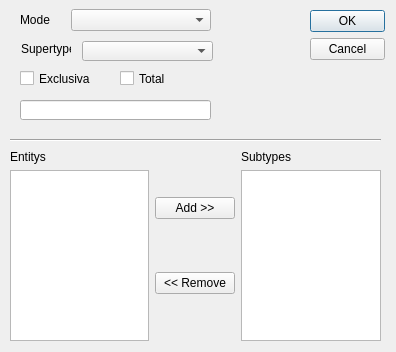
<?xml version="1.0" encoding="UTF-8"?>
<ui version="4.0">
 <class>HierarchyDialog</class>
 <widget class="QWidget" name="HierarchyDialog">
  <property name="geometry">
   <rect>
    <x>0</x>
    <y>0</y>
    <width>396</width>
    <height>352</height>
   </rect>
  </property>
  <property name="windowTitle">
   <string>Hierarchy creation</string>
  </property>
  <widget class="QDialogButtonBox" name="buttonBox">
   <property name="geometry">
    <rect>
     <x>310</x>
     <y>10</y>
     <width>75</width>
     <height>76</height>
    </rect>
   </property>
   <property name="orientation">
    <enum>Qt::Vertical</enum>
   </property>
   <property name="standardButtons">
    <set>QDialogButtonBox::Cancel|QDialogButtonBox::Ok</set>
   </property>
  </widget>
  <widget class="QLineEdit" name="lineEdit">
   <property name="geometry">
    <rect>
     <x>20</x>
     <y>100</y>
     <width>191</width>
     <height>20</height>
    </rect>
   </property>
  </widget>
  <widget class="Line" name="line">
   <property name="geometry">
    <rect>
     <x>10</x>
     <y>130</y>
     <width>371</width>
     <height>20</height>
    </rect>
   </property>
   <property name="orientation">
    <enum>Qt::Horizontal</enum>
   </property>
  </widget>
  <widget class="QCheckBox" name="totalBool">
   <property name="geometry">
    <rect>
     <x>120</x>
     <y>70</y>
     <width>91</width>
     <height>17</height>
    </rect>
   </property>
   <property name="text">
    <string>Total</string>
   </property>
  </widget>
  <widget class="QComboBox" name="sup">
   <property name="geometry">
    <rect>
     <x>82</x>
     <y>41</y>
     <width>131</width>
     <height>20</height>
    </rect>
   </property>
   <property name="insertPolicy">
    <enum>QComboBox::InsertAlphabetically</enum>
   </property>
  </widget>
  <widget class="QLabel" name="label">
   <property name="geometry">
    <rect>
     <x>21</x>
     <y>41</y>
     <width>50</width>
     <height>16</height>
    </rect>
   </property>
   <property name="text">
    <string>Supertype</string>
   </property>
  </widget>
  <widget class="QWidget" name="layoutWidget">
   <property name="geometry">
    <rect>
     <x>10</x>
     <y>150</y>
     <width>371</width>
     <height>191</height>
    </rect>
   </property>
   <layout class="QHBoxLayout" name="horizontalLayout_2">
    <item>
     <layout class="QVBoxLayout" name="verticalLayout_3">
      <item>
       <widget class="QLabel" name="label_2">
        <property name="text">
         <string>Entitys</string>
        </property>
       </widget>
      </item>
      <item>
       <widget class="QListWidget" name="listEnt"/>
      </item>
     </layout>
    </item>
    <item>
     <layout class="QVBoxLayout" name="verticalLayout_4">
      <item>
       <widget class="QPushButton" name="pushAdd">
        <property name="text">
         <string>Add &gt;&gt;</string>
        </property>
       </widget>
      </item>
      <item>
       <widget class="QPushButton" name="pushRemove">
        <property name="text">
         <string>&lt;&lt; Remove</string>
        </property>
       </widget>
      </item>
     </layout>
    </item>
    <item>
     <layout class="QVBoxLayout" name="verticalLayout_2">
      <item>
       <widget class="QLabel" name="label_3">
        <property name="text">
         <string>Subtypes</string>
        </property>
       </widget>
      </item>
      <item>
       <widget class="QListWidget" name="listSub"/>
      </item>
     </layout>
    </item>
   </layout>
  </widget>
  <widget class="QCheckBox" name="exclusiveBool">
   <property name="geometry">
    <rect>
     <x>20</x>
     <y>70</y>
     <width>71</width>
     <height>17</height>
    </rect>
   </property>
   <property name="text">
    <string>Exclusiva</string>
   </property>
  </widget>
  <widget class="QWidget" name="layoutWidget">
   <property name="geometry">
    <rect>
     <x>20</x>
     <y>9</y>
     <width>191</width>
     <height>22</height>
    </rect>
   </property>
   <layout class="QHBoxLayout" name="horizontalLayout">
    <item>
     <widget class="QLabel" name="label_8">
      <property name="maximumSize">
       <size>
        <width>45</width>
        <height>16777215</height>
       </size>
      </property>
      <property name="text">
       <string>Mode</string>
      </property>
     </widget>
    </item>
    <item>
     <widget class="QComboBox" name="modeComboBox"/>
    </item>
   </layout>
  </widget>
  <widget class="QDialogButtonBox" name="buttonBox_2">
   <property name="geometry">
    <rect>
     <x>550</x>
     <y>191</y>
     <width>75</width>
     <height>76</height>
    </rect>
   </property>
   <property name="orientation">
    <enum>Qt::Vertical</enum>
   </property>
   <property name="standardButtons">
    <set>QDialogButtonBox::Cancel|QDialogButtonBox::Ok</set>
   </property>
  </widget>
  <zorder>layoutWidget</zorder>
  <zorder>sup</zorder>
  <zorder>label</zorder>
  <zorder>buttonBox</zorder>
  <zorder>lineEdit</zorder>
  <zorder>line</zorder>
  <zorder>layoutWidget</zorder>
  <zorder>totalBool</zorder>
  <zorder>exclusiveBool</zorder>
  <zorder>buttonBox_2</zorder>
 </widget>
 <resources/>
 <connections/>
</ui>
